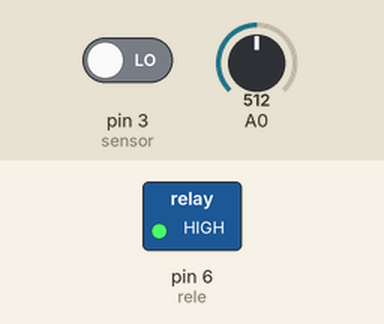
Recording of a sketch running on a simulated Arduino Uno, built with avr-gcc and run on an emulated ATmega328P. Shown: switched loads named in the sketch (green lamp = pin HIGH). Inputs (shaded band) come from the test bench; at power-on: pin 3 (sensor) LOW, A0 = 512. What the sketch prints to the serial monitor is not drawn.

Above: at 1.2 s.
1.3 s: pin 3 (sensor) driven HIGH
At 1.7 s:
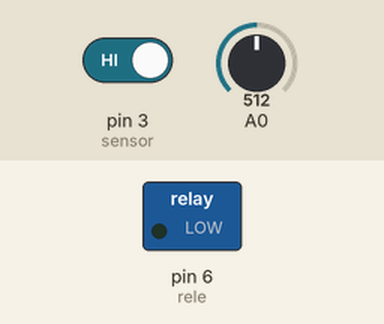
2.8 s: pin 3 (sensor) driven LOW
At 4.2 s:
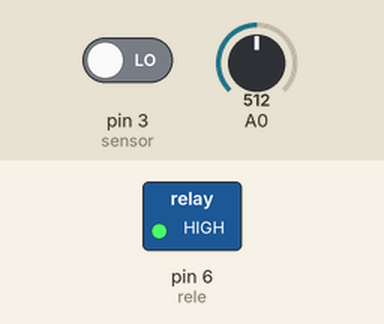
Timing chart, 0 to 5.8 s (numbered marks = the images above; inputs shaded):
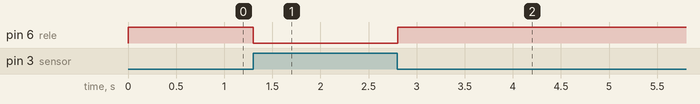

The sketch:

sensorLluvia.ino
```cpp
// KISS
// keep
// it
// simple
// stupid...

int sensor = 3; // conecto el sensor en el pin 3
int rele = 6;

void setup() {
  pinMode(sensor, INPUT);
  pinMode(rele, OUTPUT);
  Serial.begin(9600);
}


void loop() {
  boolean hayAgua = digitalRead(sensor);
  // si tengo agua lo apago
//  digitalWrite(rele, !hayAgua);
    if(hayAgua){
      digitalWrite(rele, LOW); // logica inversa en el rele
    }else{
      digitalWrite(rele,HIGH);
    }

    Serial.println(analogRead(A0));

}
```

Measured:
- after the input at 1.3 s, pin 6 (rele): HIGH → LOW at once
- after the input at 2.8 s, pin 6 (rele): LOW → HIGH at once
